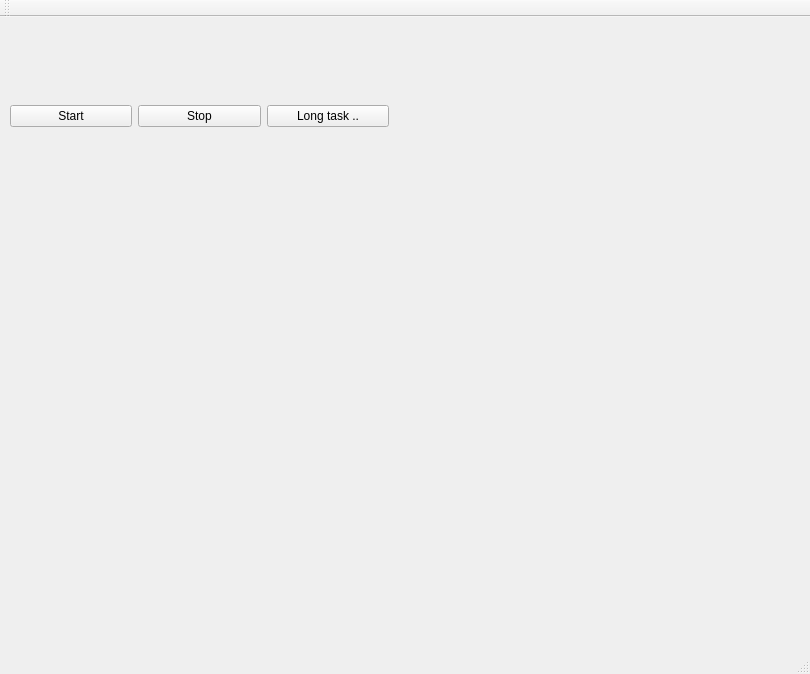
<?xml version="1.0" encoding="UTF-8"?>
<ui version="4.0">
 <class>MainWindow</class>
 <widget class="QMainWindow" name="MainWindow">
  <property name="geometry">
   <rect>
    <x>0</x>
    <y>0</y>
    <width>810</width>
    <height>674</height>
   </rect>
  </property>
  <property name="windowTitle">
   <string>MainWindow</string>
  </property>
  <widget class="QWidget" name="centralWidget">
   <widget class="QWidget" name="verticalLayoutWidget">
    <property name="geometry">
     <rect>
      <x>-1</x>
      <y>-21</y>
      <width>401</width>
      <height>241</height>
     </rect>
    </property>
    <layout class="QVBoxLayout" name="verticalLayout">
     <property name="spacing">
      <number>1</number>
     </property>
     <item>
      <layout class="QHBoxLayout" name="horizontalLayout">
       <item>
        <widget class="QPushButton" name="pushButton_3">
         <property name="text">
          <string>Start</string>
         </property>
        </widget>
       </item>
       <item>
        <widget class="QPushButton" name="pushButton_2">
         <property name="text">
          <string>Stop</string>
         </property>
        </widget>
       </item>
       <item>
        <widget class="QPushButton" name="pushButton">
         <property name="text">
          <string>Long task ..</string>
         </property>
        </widget>
       </item>
      </layout>
     </item>
    </layout>
   </widget>
  </widget>
  <widget class="QMenuBar" name="menuBar">
   <property name="geometry">
    <rect>
     <x>0</x>
     <y>0</y>
     <width>810</width>
     <height>36</height>
    </rect>
   </property>
  </widget>
  <widget class="QToolBar" name="mainToolBar">
   <attribute name="toolBarArea">
    <enum>TopToolBarArea</enum>
   </attribute>
   <attribute name="toolBarBreak">
    <bool>false</bool>
   </attribute>
  </widget>
  <widget class="QStatusBar" name="statusBar"/>
 </widget>
 <layoutdefault spacing="6" margin="11"/>
 <resources/>
 <connections/>
</ui>
